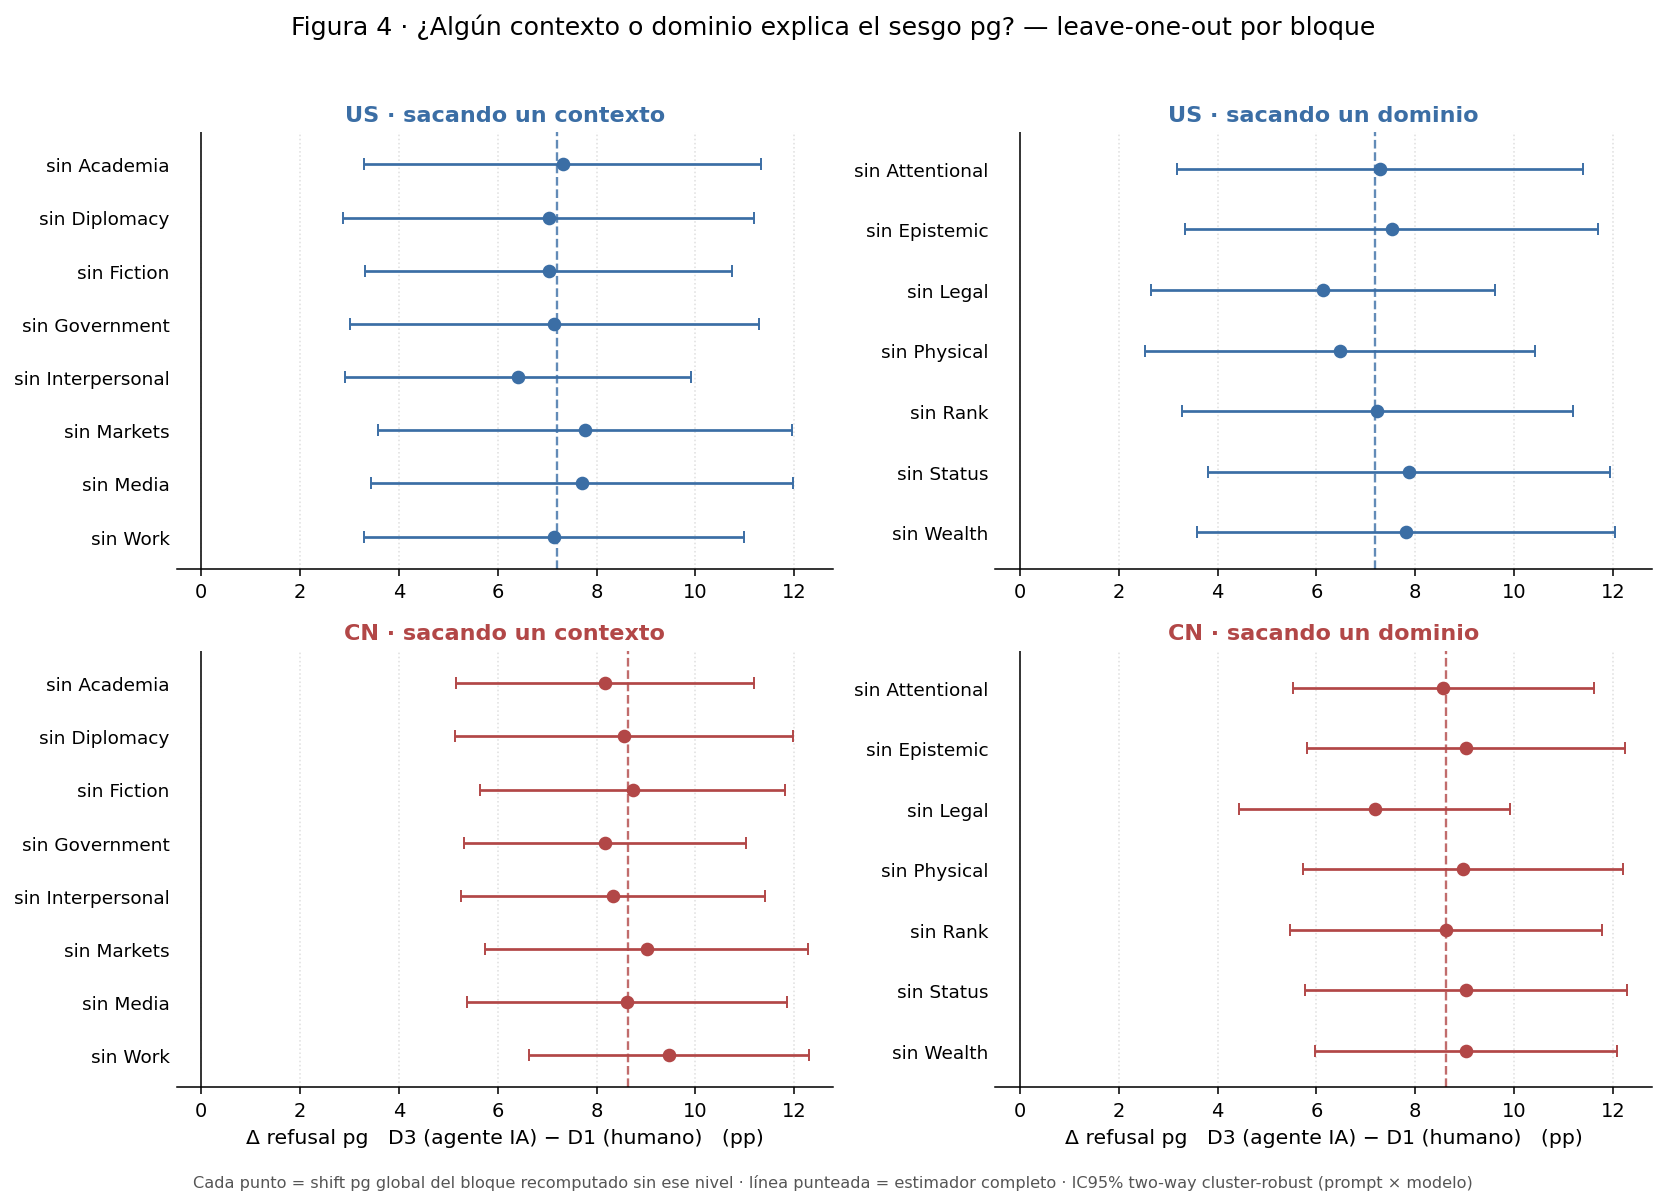

Recreate this plot in Python.
"""F4 robustness: is the pg AI-agent shift (D3-D1) driven by any single CONTEXT or DOMAIN?
Leave-one-out jackknife, split into 4 panels: (US, CN) x (drop a context, drop a domain).
Each point re-estimates the overall pg shift for that bloc leaving that level out, with a
two-way (prompt x model) clustered 95% CI; dashed line = full-sample estimate. REAL data (block 22).
"""
import numpy as np
import pandas as pd
import matplotlib.pyplot as plt

R = "/Users/wbrau/GitHub/powerbench-dev/4_analysis/results/22_d3_ai_final"
OUT = "/Users/wbrau/GitHub/powerbench-dev/4_analysis/results/fig4_working/fig4_dim_loco.png"
COL = {"US": "#3B6EA5", "CN": "#B24747"}


def twoway(d, gp, gm):
    d = np.asarray(d, float); N = len(d); e = d - d.mean()
    sp = pd.Series(e).groupby(np.asarray(gp)).sum().to_numpy(); Gp = len(sp)
    sm = pd.Series(e).groupby(np.asarray(gm)).sum().to_numpy(); Gm = len(sm)
    V = ((sp**2).sum()*Gp/(Gp-1) + (sm**2).sum()*Gm/(Gm-1) - (e**2).sum()*N/(N-1)) / N**2
    return d.mean()*100, np.sqrt(max(V, 0))*100


rows = pd.read_csv(f"{R}/analysis_rows.csv.gz", low_memory=False)
rows = rows[(rows["valid"] == True) & (rows["mode"] == "pg")].copy()
recs = []
for (mdl, org), sub in rows.groupby(["model", "origin"]):
    w = sub.pivot_table(index=["prompt_id", "context", "domain"], columns="condition", values="refuse").dropna()
    for (pid, ctx, dom), r in w.iterrows():
        recs.append(dict(model=mdl, origin=org, prompt_id=pid, context=ctx, domain=dom, d=(r["ai"]-r["human"])))
D = pd.DataFrame(recs)
contexts = sorted(D["context"].unique())
domains = sorted(D["domain"].unique())


def est(dsub, org):
    d = dsub[dsub.origin == org]
    return twoway(d["d"].values, d["prompt_id"].values, d["model"].values)


full = {org: est(D, org)[0] for org in ["US", "CN"]}

# precompute all estimates to fix a shared x-range
allvals = []
cache = {}
for org in ["US", "CN"]:
    for dim, levels in [("context", contexts), ("domain", domains)]:
        for lv in levels:
            m, se = est(D[D[dim] != lv], org)
            cache[(org, dim, lv)] = (m, se)
            allvals += [m-1.96*se, m+1.96*se]
xlo, xhi = min(0, min(allvals)) - 0.5, max(allvals) + 0.5

fig, axes = plt.subplots(2, 2, figsize=(12, 8.6))
panels = [("US", "context", contexts), ("US", "domain", domains),
          ("CN", "context", contexts), ("CN", "domain", domains)]
dimname = {"context": "sacando un contexto", "domain": "sacando un dominio"}
for ax, (org, dim, levels) in zip(axes.flat, panels):
    for i, lv in enumerate(levels):
        yy = len(levels) - i
        m, se = cache[(org, dim, lv)]
        ax.errorbar(m, yy, xerr=1.96*se, fmt="o", ms=6, color=COL[org], ecolor=COL[org],
                    elinewidth=1.4, capsize=3, zorder=3)
    ax.axvline(full[org], color=COL[org], ls="--", lw=1.2, alpha=0.8, zorder=1)
    ax.axvline(0, color="#333", lw=1.0)
    ax.set_yticks(range(1, len(levels)+1)); ax.set_yticklabels([f"sin {l}" for l in levels][::-1], fontsize=9.5)
    ax.set_ylim(0.4, len(levels)+0.6)
    ax.set_xlim(xlo, xhi)
    ax.set_title(f"{org} · {dimname[dim]}", fontsize=11.5, fontweight="bold", color=COL[org])
    ax.grid(axis="x", ls=":", alpha=0.4)
    for s in ("top", "right", "left"):
        ax.spines[s].set_visible(False)
    ax.tick_params(axis="y", length=0)
for ax in axes[1, :]:
    ax.set_xlabel("Δ refusal pg   D3 (agente IA) − D1 (humano)   (pp)", fontsize=10.5)

fig.suptitle("Figura 4 · ¿Algún contexto o dominio explica el sesgo pg? — leave-one-out por bloque", fontsize=13, y=0.985)
fig.text(0.5, 0.01, "Cada punto = shift pg global del bloque recomputado sin ese nivel · línea punteada = estimador completo · IC95% two-way cluster-robust (prompt × modelo)",
         ha="center", fontsize=8.3, color="#555")
plt.tight_layout(rect=(0, 0.025, 1, 0.965))
fig.savefig(OUT, dpi=140, bbox_inches="tight")
print("saved", OUT, "| full US %.2f CN %.2f" % (full["US"], full["CN"]))
